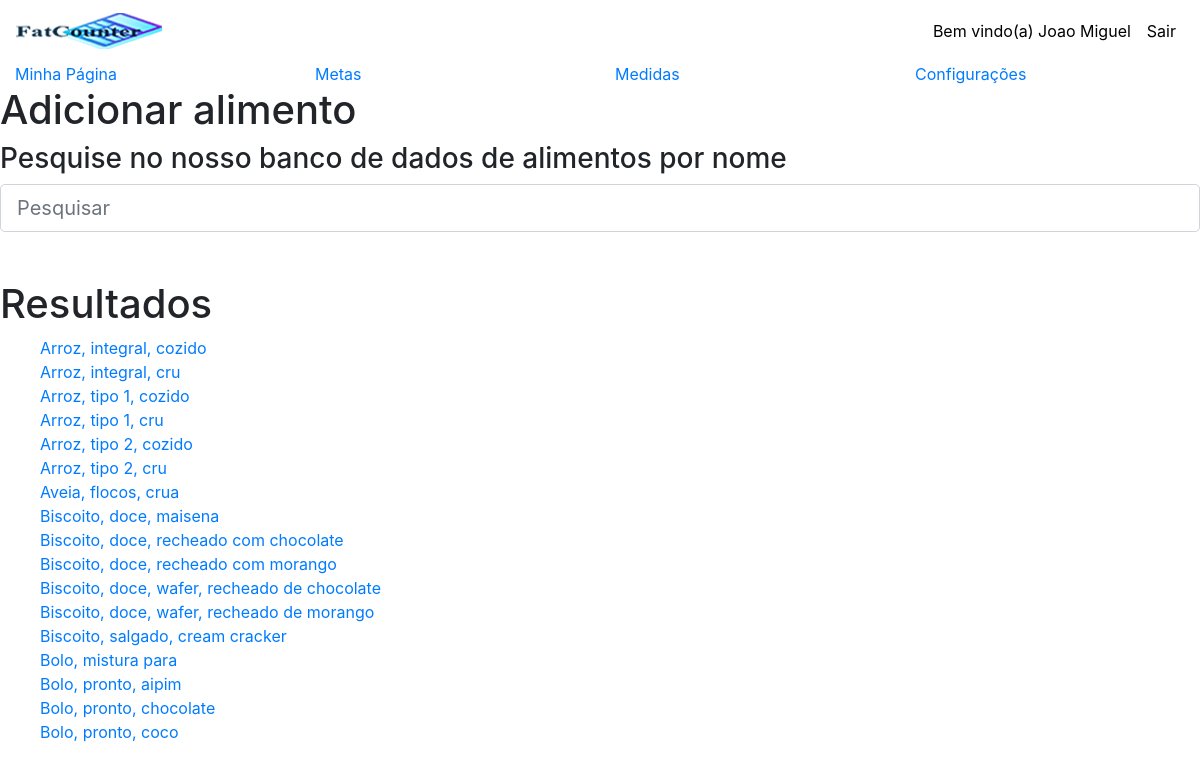
Screenshot of /adicionaralimento3.php (signed in) with the database file from the repository.
### tables this page shows
CREATE TABLE IF NOT EXISTS `usuario` (
  `id_usuario` int(11) NOT NULL AUTO_INCREMENT,
  `nome_usuario` varchar(80) NOT NULL,
  `email` varchar(80) NOT NULL,
  `senha` varchar(50) NOT NULL,
  `id_diario` int(11) DEFAULT NULL,
  `id_meta` int(11) DEFAULT NULL,
  `id_peso` int(11) DEFAULT NULL,
  `id_tmb` int(11) DEFAULT NULL,
  `idade` varchar(80) DEFAULT NULL,
  `sexo` varchar(80) DEFAULT NULL,
  `cidade` varchar(80) DEFAULT NULL,
  `uf` varchar(80) DEFAULT NULL,
  PRIMARY KEY (`id_usuario`),
  KEY `fk_id_diario` (`id_diario`),
  KEY `fk_id_meta` (`id_meta`),
  KEY `fk_id_peso` (`id_peso`),
  KEY `fk_id_tmb` (`id_tmb`),
  CONSTRAINT `fk_id_diario` FOREIGN KEY (`id_diario`) REFERENCES `diario` (`id_diario`),
  CONSTRAINT `fk_id_meta` FOREIGN KEY (`id_meta`) REFERENCES `metas` (`id_meta`),
  CONSTRAINT `fk_id_peso` FOREIGN KEY (`id_peso`) REFERENCES `medidas` (`id_peso`),
  CONSTRAINT `fk_id_tmb` FOREIGN KEY (`id_tmb`) REFERENCES `tmb` (`id_tmb`)
);

CREATE TABLE IF NOT EXISTS `alimento` (
  `id_alimento` int(11) NOT NULL AUTO_INCREMENT,
  `Nome_alimento` varchar(100) NOT NULL DEFAULT '0',
  `Caloria` float NOT NULL DEFAULT 0,
  `Proteina` float NOT NULL DEFAULT 0,
  `Gordura` float NOT NULL DEFAULT 0,
  `Carboidrato` float NOT NULL DEFAULT 0,
  `Fibra_alimentar` float DEFAULT 0,
  `Calcio` float unsigned DEFAULT 0,
  `Magnesio` float unsigned DEFAULT 0,
  `Manganes` float unsigned DEFAULT 0,
  `Fosforo` float unsigned DEFAULT 0,
  `Ferro` float unsigned DEFAULT 0,
  `Sodio` float NOT NULL DEFAULT 0,
  `Potassio` float unsigned DEFAULT 0,
  `Cobre` float unsigned DEFAULT 0,
  `Zinco` float unsigned DEFAULT 0,
  `Vitamina_c` float unsigned DEFAULT 0,
  `Gordura_saturada` float unsigned DEFAULT 0,
  `Gordura_monoinsaturada` float unsigned DEFAULT 0,
  `Gordura_poliinsaturada` float unsigned DEFAULT 0,
  `quantidade` float NOT NULL,
  PRIMARY KEY (`id_alimento`)
);

### classes/Usuario.php (called while the page is built, shortened)
<?php
class Usuario
{
    public function getNamelogin()
    {
        global $pdo;
        $sql = $pdo->prepare("SELECT * FROM usuario WHERE id_usuario = :id");
        $sql->bindValue(":id", $_SESSION['id_usuario']);
        $sql->execute();
        if ($sql->rowCount() > 0) {
            $nameuser = $sql->fetch();
        }
        return $nameuser;
    }
}

### adicionaralimento3.php (the view, shortened to what this page needs)
<?php
require_once 'header.php';
require_once 'menu-dentro.php';
?>
<div id="wrap">
    <div id="content">
        <div id="main">
            <h1 class="main-title">Adicionar alimento</h1>
            <h3 class="secondary-title">
                Pesquise no nosso banco de dados de alimentos por nome
            </h3>
            <form method="post">
                <input class="form-control form-control-lg" type="text" name="pesquisar" placeholder="Pesquisar"
                       autofocus>
                <br>
                <br>
                <h1 class="main-title">Resultados</h1>
                <ul class="resultado">
                    <?php
                    $pesquisar = $_POST['pesquisar'];
                    try {
                    $sql = "SELECT * FROM alimento where Nome_alimento like '%$pesquisar%' limit 17";
                    $sql = $pdo->query($sql);
                    ?>
                    <?php
                    if ($sql->rowCount() > 0) {
                    foreach ($sql->fetchAll() as $alimento) {
                    ?>
                    <tr>
                        <td class="first alt">
                            <?php
                            echo '<tr>';
                            echo '<td><a href="produto.php?id_alimento=' . $alimento['id_alimento'] .'"> '. $alimento['Nome_alimento'] . '</a></td><br>';
                            echo '</tr>';
                            }
                            } else {
                                echo "Nenhum resultado encontrado...";
                            }
                            } catch (PDOException $e) {
                                echo "falhou: " . $e->getMessage();
                            }
                            ?>
                        </td>
                    </tr>
                </ul>
                <br>
            </form>
        </div>
    </div>
</div>

### header.php (shortened to what this page needs)
<?php
require 'config.php';
?>
<html>
<head>
    <link rel="stylesheet" href="assets/css/bootstrap.min.css">
    <link rel="stylesheet" href="assets/css/style.css">
</head>
<body>
<?php if (isset($_SESSION['id_usuario']) && !empty($_SESSION['id_usuario'])): ?>
    <nav class="navbar navbar-expand-lg navbar-dark">
        <a class="navbar-brand" href="areaRestrita.php">
            <img src="assets/images/logo1.png" alt="FatCounter">
        </a>
        <div class="collapse navbar-collapse " id="navbarSite">
            <nav class="navbar-nav ml-auto">
                <li class="nav-item">
                    <a style="color: #000000" class="nav-link" href="perfil.php">Bem vindo(a)
                        <?php
                        require 'classes/Usuario.php';
                        $a = new Usuario();
                        $nameuser = $a->getNamelogin();
                        echo $nameuser['nome_usuario']; ?>
                    </a></li>
                <li class="nav-item">
                    <a style="color: #000000" class="nav-link" href="sair.php">Sair</a>
                </li>
            </nav>
                    <?php endif; ?>
                </div>
            </nav>

### rows the page displays
usuario: nome_usuario "Joao Miguel"
alimento: Nome_alimento "Arroz, integral, cozido"
alimento: Nome_alimento "Arroz, integral, cru"
alimento: Nome_alimento "Arroz, tipo 1, cozido"
alimento: Nome_alimento "Arroz, tipo 1, cru"
alimento: Nome_alimento "Arroz, tipo 2, cozido"
alimento: Nome_alimento "Arroz, tipo 2, cru"
alimento: Nome_alimento "Aveia, flocos, crua"
alimento: Nome_alimento "Biscoito, doce, maisena"
alimento: Nome_alimento "Biscoito, doce, recheado com chocolate"
alimento: Nome_alimento "Biscoito, doce, recheado com morango"
alimento: Nome_alimento "Biscoito, doce, wafer, recheado de chocolate"
alimento: Nome_alimento "Biscoito, doce, wafer, recheado de morango"
alimento: Nome_alimento "Biscoito, salgado, cream cracker"
alimento: Nome_alimento "Bolo, mistura para"
alimento: Nome_alimento "Bolo, pronto, aipim"
alimento: Nome_alimento "Bolo, pronto, chocolate"
alimento: Nome_alimento "Bolo, pronto, coco"
